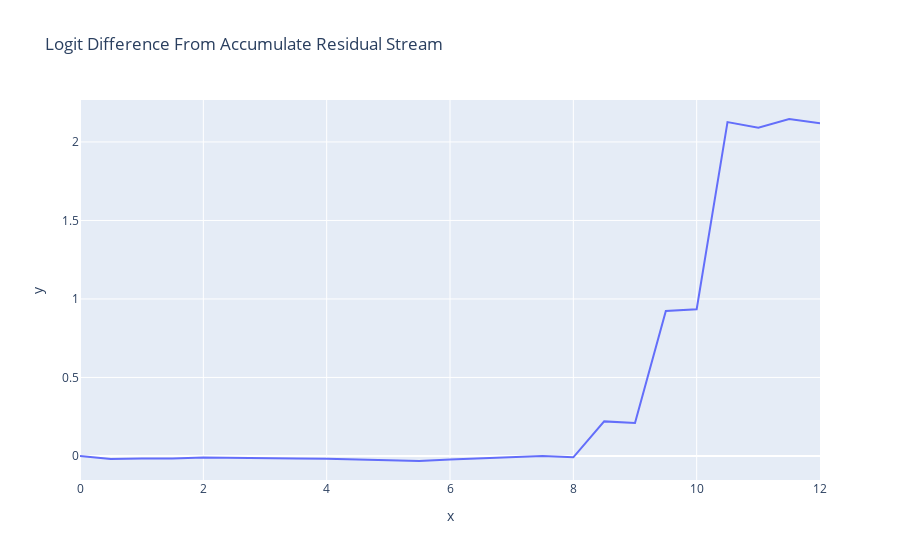

The code cell stored with this chart in its notebook:
### Code cell
accumulated_residual, labels = cache.accumulated_resid(
    layer=-1, incl_mid=True, pos_slice=-1, return_labels=True
)
logit_lens_logit_diffs = residual_stack_to_logit_diff(accumulated_residual, cache)
line(
    logit_lens_logit_diffs,
    x=np.arange(model.cfg.n_layers * 2 + 1) / 2,
    hover_name=labels,
    title="Logit Difference From Accumulate Residual Stream",
)

### Figure 1 — Plotly figure (JSON) as saved in the notebook; plotly's stock layout.template omitted (floating-point values rounded to 4 significant figures)
{"data": [{"hovertemplate": "<b>%{hovertext}</b><br><br>x=%{x}<br>y=%{y}<extra></extra>", "hovertext": ["0_pre", "0_mid", "1_pre", "1_mid", "2_pre", "2_mid", "3_pre", "3_mid", "4_pre", "4_mid", "5_pre", "5_mid", "6_pre", "6_mid", "7_pre", "7_mid", "8_pre", "8_mid", "9_pre", "9_mid", "10_pre", "10_mid", "11_pre", "11_mid", "final_post"], "legendgroup": "", "line": {"color": "#636efa", "dash": "solid"}, "marker": {"symbol": "circle"}, "mode": "lines", "name": "", "orientation": "v", "showlegend": false, "type": "scatter", "x": [0, 0.5, 1, 1.5, 2, 2.5, 3, 3.5, 4, 4.5, 5, 5.5, 6, 6.5, 7, 7.5, 8, 8.5, 9, 9.5, 10, 10.5, 11, 11.5, 12], "xaxis": "x", "y": [0.0001065, -0.01945, -0.01591, -0.01647, -0.0106, -0.01374, -0.01357, -0.01698, -0.01737, -0.02135, -0.02828, -0.03225, -0.02307, -0.01513, -0.0105, -7.494e-05, -0.00856, 0.22, 0.2093, 0.9231, 0.9343, 2.126, 2.091, 2.146, 2.118], "yaxis": "y"}], "layout": {"autosize": true, "legend": {"tracegroupgap": 0}, "title": {"text": "Logit Difference From Accumulate Residual Stream"}, "xaxis": {"anchor": "y", "autorange": true, "domain": [0, 1], "range": [0, 12], "title": {"text": "x"}, "type": "linear"}, "yaxis": {"anchor": "x", "autorange": true, "domain": [0, 1], "range": [-0.1533, 2.267], "title": {"text": "y"}, "type": "linear"}}}
